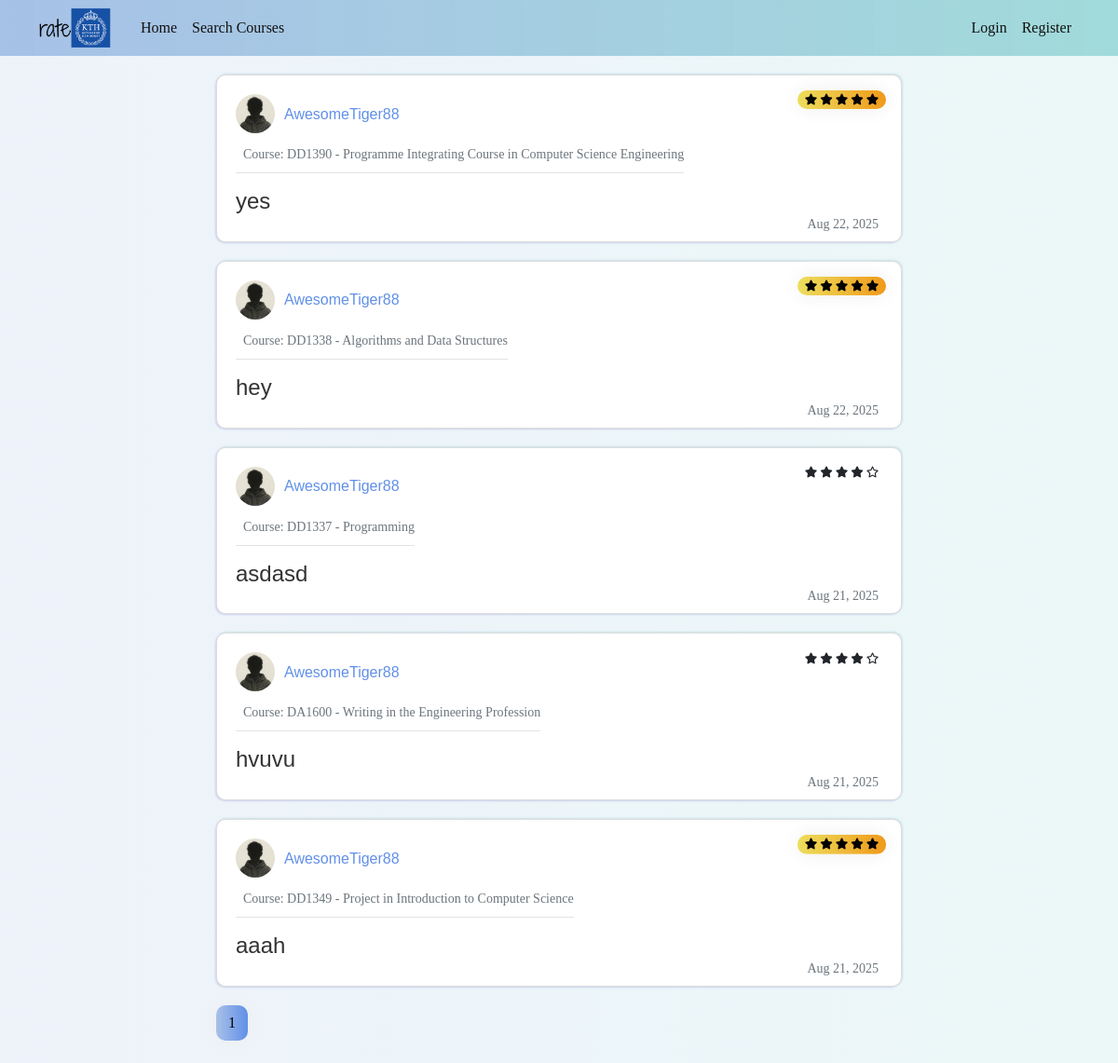
The page /home on the database its author committed.
### flasknetwork/models.py (models this page shows, shortened)
class Post(db.Model):
    id = db.Column(db.Integer, primary_key=True)
    title = db.Column(db.String(100), nullable=False)
    date_posted = db.Column(db.DateTime, nullable=False, default=datetime.utcnow)
    year_taken = db.Column(db.Integer, nullable=False)  # e.g., 2023
    rating = db.Column(db.Integer, nullable=False)  # e.g., 1-5
    answer_q1 = db.Column(db.Text, nullable=True)
    answer_q2 = db.Column(db.Text, nullable=True)
    answer_q3 = db.Column(db.Text, nullable=True)
    answer_q4 = db.Column(db.Text, nullable=True)
    answer_q5 = db.Column(db.Text, nullable=True)
    answer_q6 = db.Column(db.Text, nullable=True)
    user_id = db.Column(db.Integer, db.ForeignKey('user.id'), nullable=False)
    course_id = db.Column(db.Integer, db.ForeignKey('course.id'), nullable=False)
    __table_args__ = (db.UniqueConstraint('user_id', 'course_id', name='one_review_per_course'),)
    course = db.relationship('Course', backref='reviews')

class User(db.Model, UserMixin): # the *table* name is 'user' by default, not 'User'
    id = db.Column(db.Integer, primary_key=True)
    username = db.Column(db.String(20), unique=True, nullable=False)
    email = db.Column(db.String(120), unique=True, nullable=False)
    image_file = db.Column(db.String(20), nullable=False, default='default1.png')
    password = db.Column(db.String(60), nullable=False)
    posts = db.relationship('Post', backref='author', lazy=True)
    email_verified = db.Column(db.Boolean, nullable=False, default=False)
    program_id = db.Column(db.Integer, db.ForeignKey('program.id'), nullable=False)
    program = db.relationship('Program', backref='students')

class Course(db.Model):
    id = db.Column(db.Integer, primary_key=True)
    name = db.Column(db.String(100), nullable=False, index=True)
    code = db.Column(db.String(20), unique=True, nullable=False, index=True)

### flasknetwork/main/routes.py (the view)
@main.route('/')
@main.route('/home')
def home():
    page=request.args.get('page', 1, type=int)
    posts = Post.query.order_by(Post.date_posted.desc()).paginate(page=page, per_page=5)
    return render_template('home.html', title='Home Page', posts=posts)

### flasknetwork/templates/home.html (shortened to what this page needs)
{% extends "layout.html" %}
{% block content %}
<div class="row justify-content-center">
   <div class="col-12 col-lg-10 col-xl-8">
    {% for post in posts.items %}
        <article class="position-relative d-flex align-items-center content-section post-section">
            <div>
                <div class="review-metadata">
                    <img class="rounded-circle review-img" src="{{ url_for('static', filename='profile_pics/' + post.author.image_file) }}" alt="{{ post.author.username }}'s profile picture">
                    <a class="me-2 author-link" href="{{ url_for('users.user_posts', username=post.author.username) }}">{{ post.author.username }}</a>
                    <small class="d-none d-md-block text-muted position-absolute bottom-0 end-0 me-4 mb-2 small-date">{{ post.date_posted.strftime('%b %d, %Y') }}</small>
                    <small class="d-none d-md-block position-absolute top-0 end-0 me-3 mt-3 badge fs-7 {{ 'gradient-anim gradient-anim--yellow mt-1 mb-2' if post.rating == 5 else 'text-dark mb-1' }}">
                        {% for i in range(1, 6) %}
                            {% if post.rating >= i %}
                                <i class="fas fa-star"></i>
                            {% else %}
                                <i class="far fa-star"></i>
                            {% endif %}
                        {% endfor %}
                    </small>
                    <small class="text-secondary d-block my-2 ms-2">Course: {{ post.course.code }} - {{ post.course.name }}</small>
                </div>
                <h4 class="mt-3">
                    <a class="review-title course-link" href="{{ url_for('posts.post', post_id=post.id) }}">{{ post.title }}</a>
                </h4>
            </div>
        </article>
    {% endfor %}
    {% for page_num in posts.iter_pages(left_edge=1, right_edge=1, left_current=1, right_current=1) %}
        {% if page_num %}
            {% if posts.page == page_num %}
                <a class="btn gradient-anim mb-4" href="{{ url_for('main.home', page=page_num) }}">{{ page_num }}</a>
            {% else %}
                <a class="btn gradient-anim-outline mb-4" href="{{ url_for('main.home', page=page_num) }}">{{ page_num }}</a>
            {% endif %}
        {% else %}
            ...
        {% endif %}
    {% endfor %}
   </div>
</div>
{% endblock content %}

### flasknetwork/static/css/main.css (style rules this page uses)
body { background: linear-gradient(to right, rgba(167, 193, 231, 0.2), rgba(156, 216, 216, 0.2)); color: #333333; margin-top: 5rem; font-family: Georgia, 'Times New Roman', Times, serif; }
h1, h2, h3, h4, h5, h6 { color: #444444; }
.content-section { background: #ffffff; padding: 20px 20px; border: 1px solid #dddddd; border-radius: 10px; margin-bottom: 20px; box-shadow: -1px 1px 2px 0 rgba(32, 18, 183, 0.15), 1px -1px 2px 0 rgba(30, 132, 157, 0.15); }
a.review-title, a.author-link { text-decoration: none; }
a.author-link { color:#6190e8; font-family: 'Franklin Gothic Medium', 'Arial Narrow', Arial, sans-serif; transition: color 0.2s ease-in-out; }
.review-title { color: #333333; word-wrap: break-word; word-break: break-word; hyphens: auto; font-family: 'Franklin Gothic Medium', 'Arial Narrow', Arial, sans-serif; }
.review-img { height: 42px; width: 42px; margin-right: 6px; margin-bottom: 4px; vertical-align: middle; }
.review-metadata { padding-bottom: 1px; margin-bottom: 4px; border-bottom: 1px solid #e3e3e3 }
.post-section { margin-left: 0px; margin-right: 0px; }
.gradient-anim { background: linear-gradient(to right, #a7bfe8 0%, #6190e8 51%, #a7bfe8 100%); box-shadow: 0 0 20px #eee; text-align: center; border-radius: 10px; background-size: 200% auto; background-position: left center; transition: background-position 0.5s ease; color: #000000; }
.gradient-anim--yellow { background-image: linear-gradient(to right, #EDDE5D 0%, #F09819 51%, #EDDE5D 100%); box-shadow: 0 0 20px #eee; }
.course-link { display: inline-block; text-decoration: none; transition: transform 0.2s ease-in-out, color 0.2s ease-in-out; }

### rows shown on the page
Post: image_file (placeholder picture), author.username "AwesomeTiger88", date_posted "Aug 22, 2025", rating 5 (drawn), course.code "DD1390", course.name "Programme Integrating Course in Computer Science Engineering", title "yes"
Post: image_file (placeholder picture), author.username "AwesomeTiger88", date_posted "Aug 22, 2025", rating 5 (drawn), course.code "DD1338", course.name "Algorithms and Data Structures", title "hey"
Post: image_file (placeholder picture), author.username "AwesomeTiger88", date_posted "Aug 21, 2025", rating 4 (drawn), course.code "DD1337", course.name "Programming", title "asdasd"
Post: image_file (placeholder picture), author.username "AwesomeTiger88", date_posted "Aug 21, 2025", rating 4 (drawn), course.code "DA1600", course.name "Writing in the Engineering Profession", title "hvuvu"
Post: image_file (placeholder picture), author.username "AwesomeTiger88", date_posted "Aug 21, 2025", rating 5 (drawn), course.code "DD1349", course.name "Project in Introduction to Computer Science", title "aaah"

### other values the page prints
{{ page_num }} "1"
